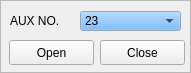
  <widget class="QFrame" name="frame15">
   <property name="geometry">
    <rect>
     <x>697</x>
     <y>260</y>
     <width>191</width>
     <height>73</height>
    </rect>
   </property>
   <property name="frameShape">
    <enum>QFrame::StyledPanel</enum>
   </property>
   <property name="frameShadow">
    <enum>QFrame::Plain</enum>
   </property>
   <widget class="QLabel" name="textLabel11">
    <property name="geometry">
     <rect>
      <x>10</x>
      <y>10</y>
      <width>71</width>
      <height>21</height>
     </rect>
    </property>
    <property name="text">
     <string>AUX NO.</string>
    </property>
    <property name="wordWrap">
     <bool>false</bool>
    </property>
   </widget>
   <widget class="QComboBox" name="comboxAuxNo">
    <property name="geometry">
     <rect>
      <x>80</x>
      <y>11</y>
      <width>101</width>
      <height>20</height>
     </rect>
    </property>
    <property name="palette">
     <palette>
      <active>
       <colorrole role="WindowText">
        <brush brushstyle="SolidPattern">
         <color alpha="255">
          <red>0</red>
          <green>0</green>
          <blue>0</blue>
         </color>
        </brush>
       </colorrole>
       <colorrole role="Button">
        <brush brushstyle="SolidPattern">
         <color alpha="255">
          <red>85</red>
          <green>170</green>
          <blue>255</blue>
         </color>
        </brush>
       </colorrole>
       <colorrole role="Light">
        <brush brushstyle="SolidPattern">
         <color alpha="255">
          <red>212</red>
          <green>234</green>
          <blue>255</blue>
         </color>
        </brush>
       </colorrole>
       <colorrole role="Midlight">
        <brush brushstyle="SolidPattern">
         <color alpha="255">
          <red>148</red>
          <green>202</green>
          <blue>255</blue>
         </color>
        </brush>
       </colorrole>
       <colorrole role="Dark">
        <brush brushstyle="SolidPattern">
         <color alpha="255">
          <red>42</red>
          <green>85</green>
          <blue>127</blue>
         </color>
        </brush>
       </colorrole>
       <colorrole role="Mid">
        <brush brushstyle="SolidPattern">
         <color alpha="255">
          <red>57</red>
          <green>113</green>
          <blue>170</blue>
         </color>
        </brush>
       </colorrole>
       <colorrole role="Text">
        <brush brushstyle="SolidPattern">
         <color alpha="255">
          <red>0</red>
          <green>0</green>
          <blue>0</blue>
         </color>
        </brush>
       </colorrole>
       <colorrole role="BrightText">
        <brush brushstyle="SolidPattern">
         <color alpha="255">
          <red>255</red>
          <green>255</green>
          <blue>255</blue>
         </color>
        </brush>
       </colorrole>
       <colorrole role="ButtonText">
        <brush brushstyle="SolidPattern">
         <color alpha="255">
          <red>0</red>
          <green>0</green>
          <blue>0</blue>
         </color>
        </brush>
       </colorrole>
       <colorrole role="Base">
        <brush brushstyle="SolidPattern">
         <color alpha="255">
          <red>255</red>
          <green>255</green>
          <blue>255</blue>
         </color>
        </brush>
       </colorrole>
       <colorrole role="Window">
        <brush brushstyle="SolidPattern">
         <color alpha="255">
          <red>212</red>
          <green>228</green>
          <blue>255</blue>
         </color>
        </brush>
       </colorrole>
       <colorrole role="Shadow">
        <brush brushstyle="SolidPattern">
         <color alpha="255">
          <red>0</red>
          <green>0</green>
          <blue>0</blue>
         </color>
        </brush>
       </colorrole>
       <colorrole role="Highlight">
        <brush brushstyle="SolidPattern">
         <color alpha="255">
          <red>0</red>
          <green>0</green>
          <blue>128</blue>
         </color>
        </brush>
       </colorrole>
       <colorrole role="HighlightedText">
        <brush brushstyle="SolidPattern">
         <color alpha="255">
          <red>255</red>
          <green>255</green>
          <blue>255</blue>
         </color>
        </brush>
       </colorrole>
       <colorrole role="Link">
        <brush brushstyle="SolidPattern">
         <color alpha="255">
          <red>0</red>
          <green>0</green>
          <blue>0</blue>
         </color>
        </brush>
       </colorrole>
       <colorrole role="LinkVisited">
        <brush brushstyle="SolidPattern">
         <color alpha="255">
          <red>0</red>
          <green>0</green>
          <blue>0</blue>
         </color>
        </brush>
       </colorrole>
      </active>
      <inactive>
       <colorrole role="WindowText">
        <brush brushstyle="SolidPattern">
         <color alpha="255">
          <red>0</red>
          <green>0</green>
          <blue>0</blue>
         </color>
        </brush>
       </colorrole>
       <colorrole role="Button">
        <brush brushstyle="SolidPattern">
         <color alpha="255">
          <red>85</red>
          <green>170</green>
          <blue>255</blue>
         </color>
        </brush>
       </colorrole>
       <colorrole role="Light">
        <brush brushstyle="SolidPattern">
         <color alpha="255">
          <red>212</red>
          <green>234</green>
          <blue>255</blue>
         </color>
        </brush>
       </colorrole>
       <colorrole role="Midlight">
        <brush brushstyle="SolidPattern">
         <color alpha="255">
          <red>123</red>
          <green>189</green>
          <blue>255</blue>
         </color>
        </brush>
       </colorrole>
       <colorrole role="Dark">
        <brush brushstyle="SolidPattern">
         <color alpha="255">
          <red>42</red>
          <green>85</green>
          <blue>127</blue>
         </color>
        </brush>
       </colorrole>
       <colorrole role="Mid">
        <brush brushstyle="SolidPattern">
         <color alpha="255">
          <red>57</red>
          <green>113</green>
          <blue>170</blue>
         </color>
        </brush>
       </colorrole>
       <colorrole role="Text">
        <brush brushstyle="SolidPattern">
         <color alpha="255">
          <red>0</red>
          <green>0</green>
          <blue>0</blue>
         </color>
        </brush>
       </colorrole>
       <colorrole role="BrightText">
        <brush brushstyle="SolidPattern">
         <color alpha="255">
          <red>255</red>
          <green>255</green>
          <blue>255</blue>
         </color>
        </brush>
       </colorrole>
       <colorrole role="ButtonText">
        <brush brushstyle="SolidPattern">
         <color alpha="255">
          <red>0</red>
          <green>0</green>
          <blue>0</blue>
         </color>
        </brush>
       </colorrole>
       <colorrole role="Base">
        <brush brushstyle="SolidPattern">
         <color alpha="255">
          <red>255</red>
          <green>255</green>
          <blue>255</blue>
         </color>
        </brush>
       </colorrole>
       <colorrole role="Window">
        <brush brushstyle="SolidPattern">
         <color alpha="255">
          <red>212</red>
          <green>228</green>
          <blue>255</blue>
         </color>
        </brush>
       </colorrole>
       <colorrole role="Shadow">
        <brush brushstyle="SolidPattern">
         <color alpha="255">
          <red>0</red>
          <green>0</green>
          <blue>0</blue>
         </color>
        </brush>
       </colorrole>
       <colorrole role="Highlight">
        <brush brushstyle="SolidPattern">
         <color alpha="255">
          <red>0</red>
          <green>0</green>
          <blue>128</blue>
         </color>
        </brush>
       </colorrole>
       <colorrole role="HighlightedText">
        <brush brushstyle="SolidPattern">
         <color alpha="255">
          <red>255</red>
          <green>255</green>
          <blue>255</blue>
         </color>
        </brush>
       </colorrole>
       <colorrole role="Link">
        <brush brushstyle="SolidPattern">
         <color alpha="255">
          <red>0</red>
          <green>0</green>
          <blue>255</blue>
         </color>
        </brush>
       </colorrole>
       <colorrole role="LinkVisited">
        <brush brushstyle="SolidPattern">
         <color alpha="255">
          <red>255</red>
          <green>0</green>
          <blue>255</blue>
         </color>
        </brush>
       </colorrole>
      </inactive>
      <disabled>
       <colorrole role="WindowText">
        <brush brushstyle="SolidPattern">
         <color alpha="255">
          <red>128</red>
          <green>128</green>
          <blue>128</blue>
         </color>
        </brush>
       </colorrole>
       <colorrole role="Button">
        <brush brushstyle="SolidPattern">
         <color alpha="255">
          <red>85</red>
          <green>170</green>
          <blue>255</blue>
         </color>
        </brush>
       </colorrole>
       <colorrole role="Light">
        <brush brushstyle="SolidPattern">
         <color alpha="255">
          <red>212</red>
          <green>234</green>
          <blue>255</blue>
         </color>
        </brush>
       </colorrole>
       <colorrole role="Midlight">
        <brush brushstyle="SolidPattern">
         <color alpha="255">
          <red>123</red>
          <green>189</green>
          <blue>255</blue>
         </color>
        </brush>
       </colorrole>
       <colorrole role="Dark">
        <brush brushstyle="SolidPattern">
         <color alpha="255">
          <red>42</red>
          <green>85</green>
          <blue>127</blue>
         </color>
        </brush>
       </colorrole>
       <colorrole role="Mid">
        <brush brushstyle="SolidPattern">
         <color alpha="255">
          <red>57</red>
          <green>113</green>
          <blue>170</blue>
         </color>
        </brush>
       </colorrole>
       <colorrole role="Text">
        <brush brushstyle="SolidPattern">
         <color alpha="255">
          <red>128</red>
          <green>128</green>
          <blue>128</blue>
         </color>
        </brush>
       </colorrole>
       <colorrole role="BrightText">
        <brush brushstyle="SolidPattern">
         <color alpha="255">
          <red>255</red>
          <green>255</green>
          <blue>255</blue>
         </color>
        </brush>
       </colorrole>
       <colorrole role="ButtonText">
        <brush brushstyle="SolidPattern">
         <color alpha="255">
          <red>128</red>
          <green>128</green>
          <blue>128</blue>
         </color>
        </brush>
       </colorrole>
       <colorrole role="Base">
        <brush brushstyle="SolidPattern">
         <color alpha="255">
          <red>255</red>
          <green>255</green>
          <blue>255</blue>
         </color>
        </brush>
       </colorrole>
       <colorrole role="Window">
        <brush brushstyle="SolidPattern">
         <color alpha="255">
          <red>212</red>
          <green>228</green>
          <blue>255</blue>
         </color>
        </brush>
       </colorrole>
       <colorrole role="Shadow">
        <brush brushstyle="SolidPattern">
         <color alpha="255">
          <red>0</red>
          <green>0</green>
          <blue>0</blue>
         </color>
        </brush>
       </colorrole>
       <colorrole role="Highlight">
        <brush brushstyle="SolidPattern">
         <color alpha="255">
          <red>0</red>
          <green>0</green>
          <blue>128</blue>
         </color>
        </brush>
       </colorrole>
       <colorrole role="HighlightedText">
        <brush brushstyle="SolidPattern">
         <color alpha="255">
          <red>255</red>
          <green>255</green>
          <blue>255</blue>
         </color>
        </brush>
       </colorrole>
       <colorrole role="Link">
        <brush brushstyle="SolidPattern">
         <color alpha="255">
          <red>0</red>
          <green>0</green>
          <blue>255</blue>
         </color>
        </brush>
       </colorrole>
       <colorrole role="LinkVisited">
        <brush brushstyle="SolidPattern">
         <color alpha="255">
          <red>255</red>
          <green>0</green>
          <blue>255</blue>
         </color>
        </brush>
       </colorrole>
      </disabled>
     </palette>
    </property>
    <item>
     <property name="text">
      <string>23</string>
     </property>
    </item>
    <item>
     <property name="text">
      <string>24</string>
     </property>
    </item>
    <item>
     <property name="text">
      <string>27</string>
     </property>
    </item>
    <item>
     <property name="text">
      <string>41</string>
     </property>
    </item>
    <item>
     <property name="text">
      <string>43</string>
     </property>
    </item>
   </widget>
   <widget class="QPushButton" name="ButOpenAUX">
    <property name="geometry">
     <rect>
      <x>9</x>
      <y>40</y>
      <width>85</width>
      <height>25</height>
     </rect>
    </property>
    <property name="text">
     <string>Open</string>
    </property>
   </widget>
   <widget class="QPushButton" name="ButCloseAUX">
    <property name="geometry">
     <rect>
      <x>100</x>
      <y>40</y>
      <width>85</width>
      <height>25</height>
     </rect>
    </property>
    <property name="text">
     <string>Close</string>
    </property>
   </widget>
  </widget>
